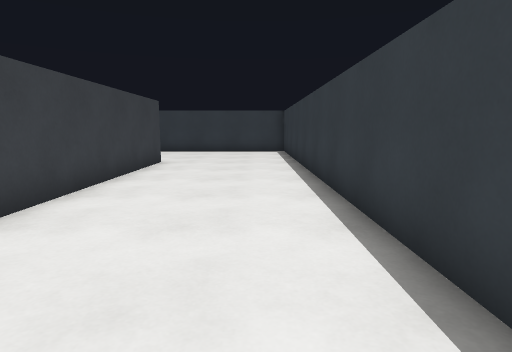
View 1 (above)

21 first-person views from a walk through a level from a Godot 3-D game. The camera is 1.2 m above the floor, tilts 8° down and sees 75° across. The floor is counted in squares, 1 m on a side. Each view is taken from the middle of a square. On the plan, view 1 faces up. The plan holds only what a view shows up to about 14 squares ahead; the rest is blank. The place goes on beyond the plan. Characters and animated objects are left out.

View 2
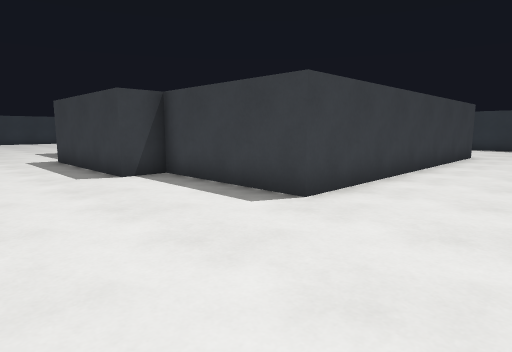

View 3
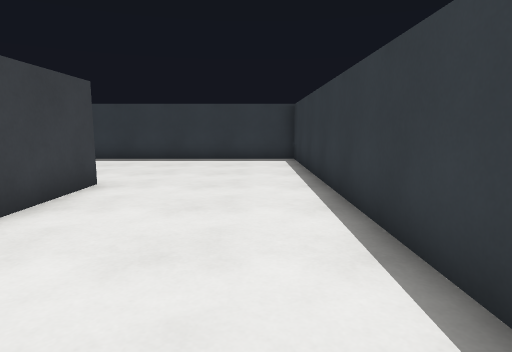

View 4
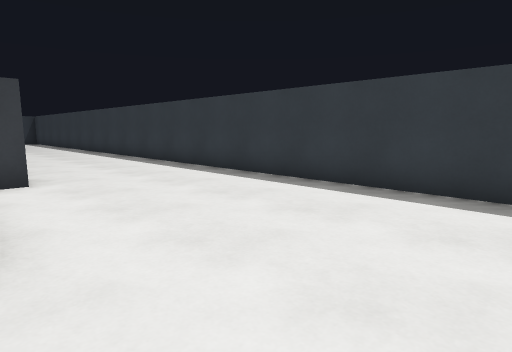

View 5
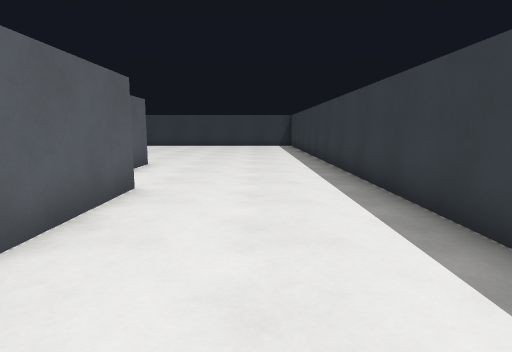

View 6
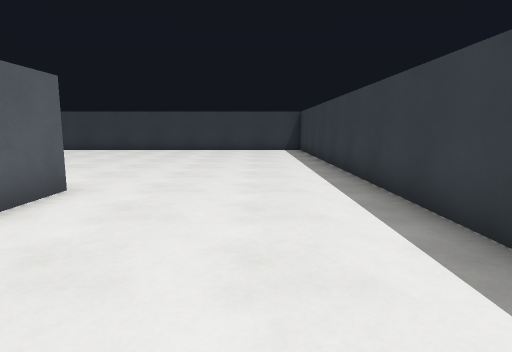

View 7
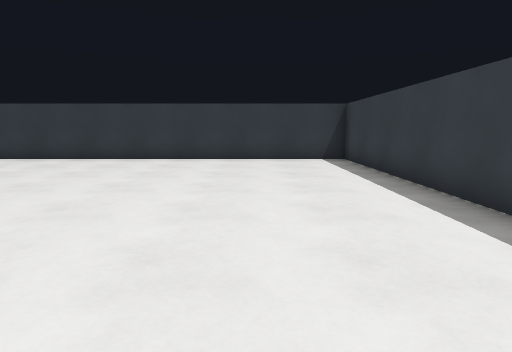

View 8
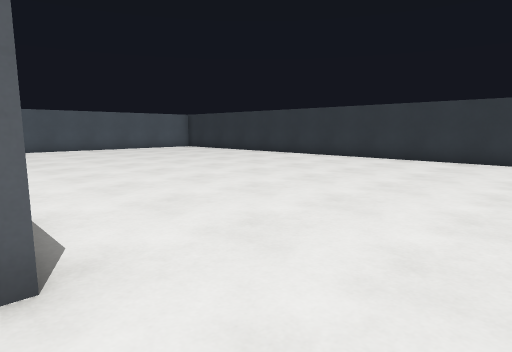

View 9
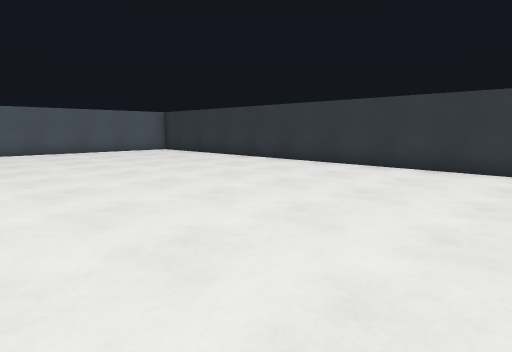

View 10
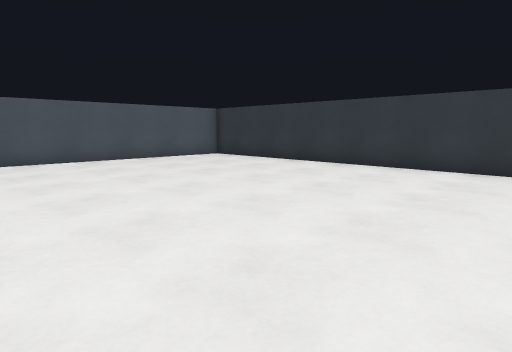

View 11
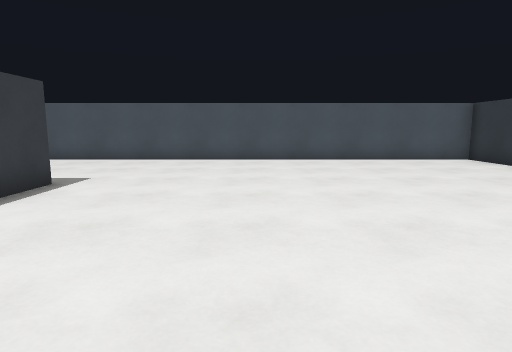

View 12
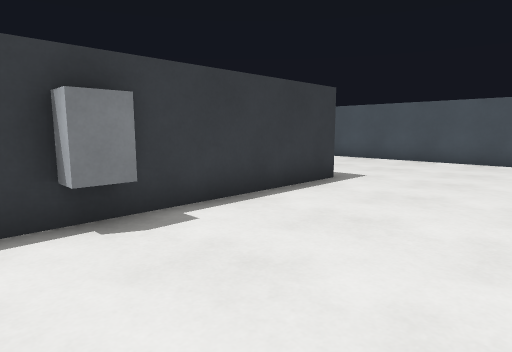

View 13
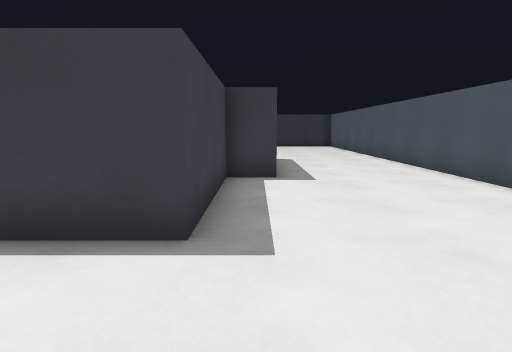

View 14
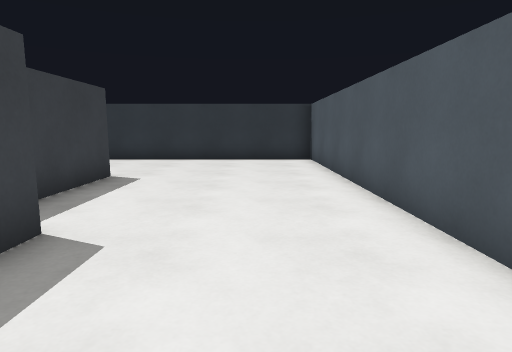

View 15
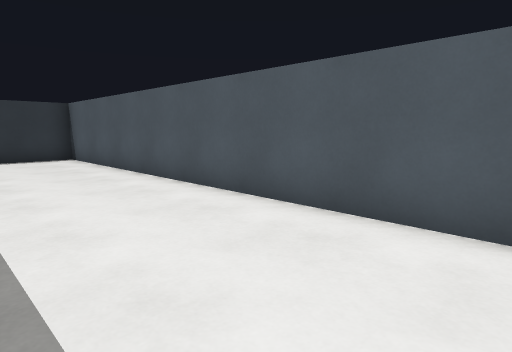

View 16
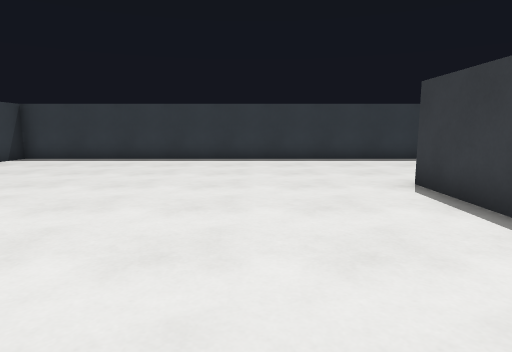

View 17
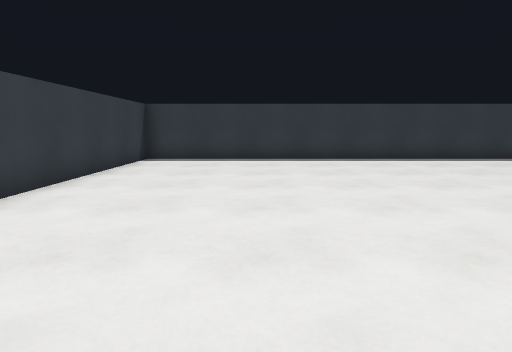

View 18
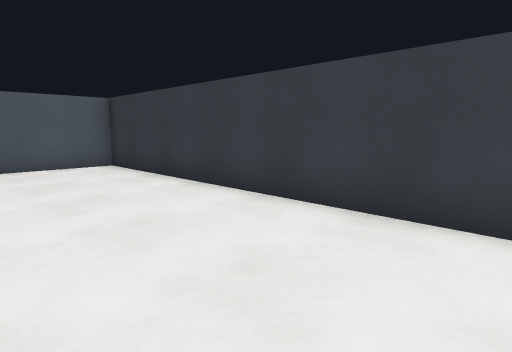

View 19
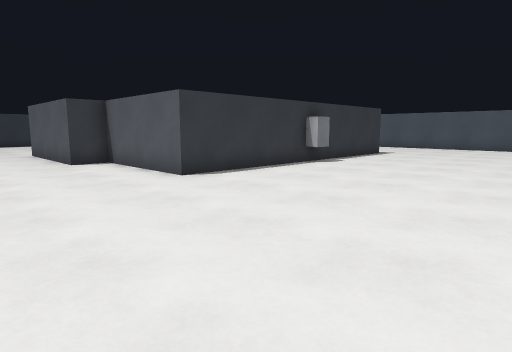

View 20
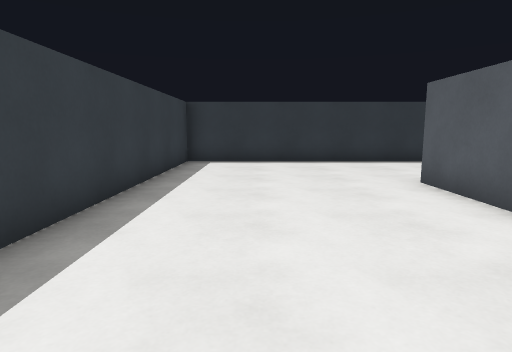

View 21
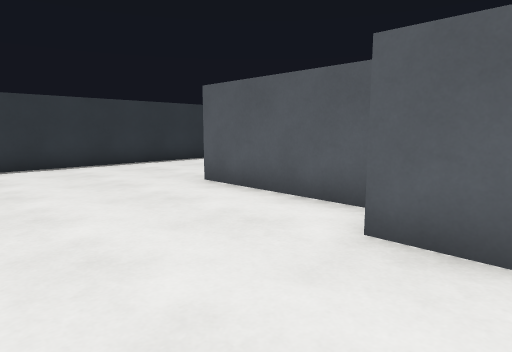

### Floor plan
Points are (right, up) in squares from view 1. A wall is a line through its corners. A room is listed if a view was taken in it or the views show most of it. See-through windows are left out.
Room 1 (views 1, 2, 3, 4, 5, 6, 7, 8, 9, 10, 11, 12, 13, 14, 15, 16, 17, 18, 19, 20, 21)
walls: (-19, 6) (-19, 6.9) (-18.5, 6.9); (-7.8, 12.3) (-3.5, 12.3) (-3.5, 0.7) (-8.3, 0.7) (-8.3, -0.5) (-13.7, -0.5) (-13.7, 0.7) (-18.5, 0.7) (-18.5, 12.3) (-13.7, 12.3) (-13.7, 13.5) (-8.3, 13.5) (-8.3, 13); (-31.4, 18.6) (-31.4, -5.2) (1.6, -5.2) (1.6, 18.6) (-31.4, 18.6)

Where each view was taken, in squares from view 1:
view 1: 0 up, 0 right, facing up
view 2: 4 down, 0 right, facing up-left
view 3: 5 up, 0 right, facing up
view 4: 12 up, 0 right, facing up-left
view 5: 16 up, 7 left, facing left
view 6: 16 up, 12 left, facing left
view 7: 15 up, 18 left, facing left
view 8: 15 up, 18 left, facing down-left
view 9: 13 up, 21 left, facing down-left
view 10: 8 up, 21 left, facing down-left
view 11: 8 up, 23 left, facing down
view 12: 8 up, 23 left, facing down-right
view 13: 0 up, 22 left, facing right
view 14: 3 down, 12 left, facing right
view 15: 1 down, 13 left, facing down-right
view 16: 5 up, 22 left, facing up
view 17: 5 up, 27 left, facing up
view 18: 6 up, 27 left, facing down-left
view 19: 17 up, 26 left, facing down-right
view 20: 16 up, 11 left, facing right
view 21: 17 up, 10 left, facing down-right
